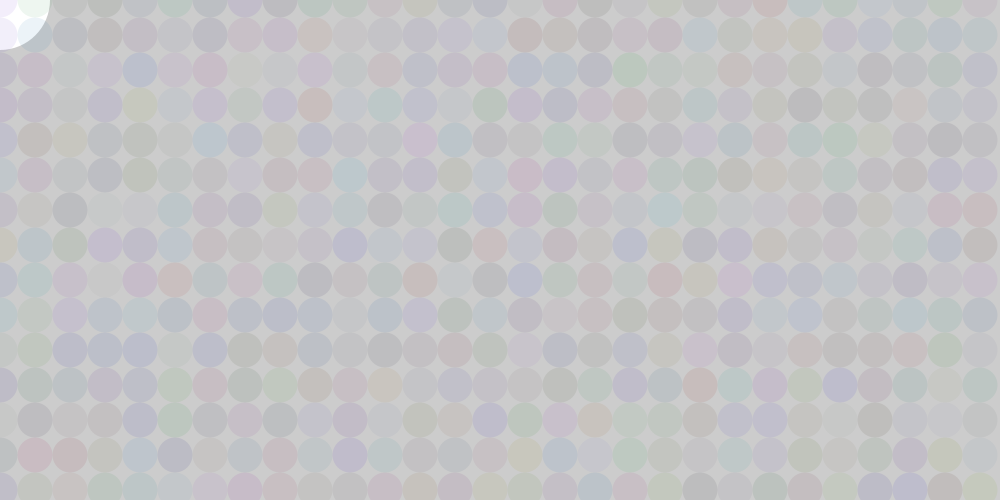
Frame 1 (no input)
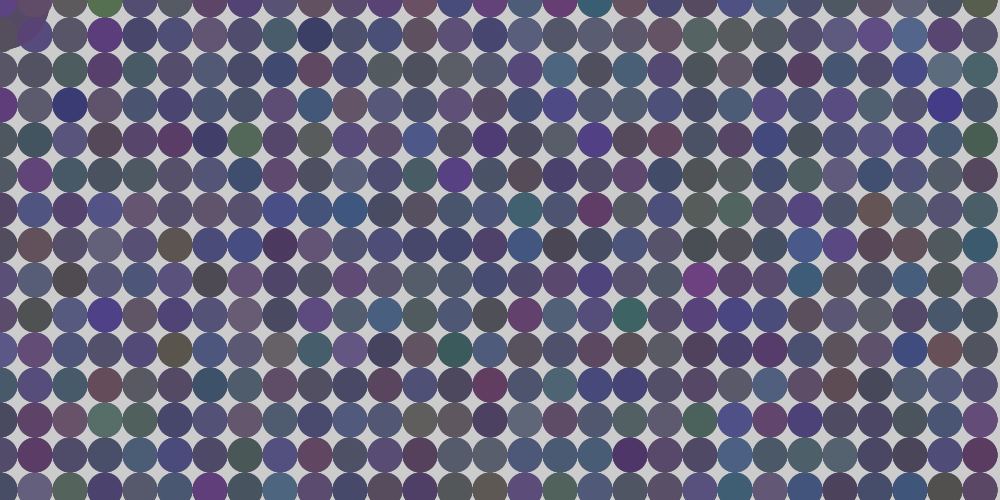
Frame 60 (the mouse pressed at the canvas centre just before this capture)
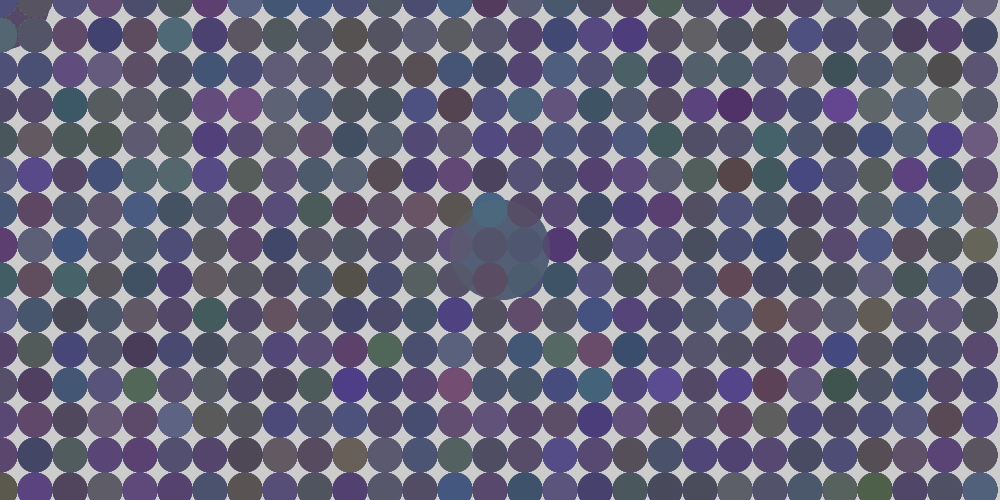
Frame 120 (the mouse held since frame 60 and released just before this capture)

The Processing sketch that drew these frames (run headless with seeded random() and noise(); from frame 60 on, the mouse is pressed at the canvas centre):

// Processing sketch: processing_40373
// ── processing_40373.pde

//Ken Rivera
//Accidently delted the other project

int c;
void setup()
{
 size(1000,500);
 c = 35;
 noStroke();
 smooth();
}
void draw() 
{
  ellipse(mouseX,mouseY,100,100);
  for(int y=0; y<height; y+=c){
  for(int x=0; x<width; x+=c){
 fill(random(166),random(163),random(216),20);
 ellipse(x,y,c,c);
  }
  }


}
